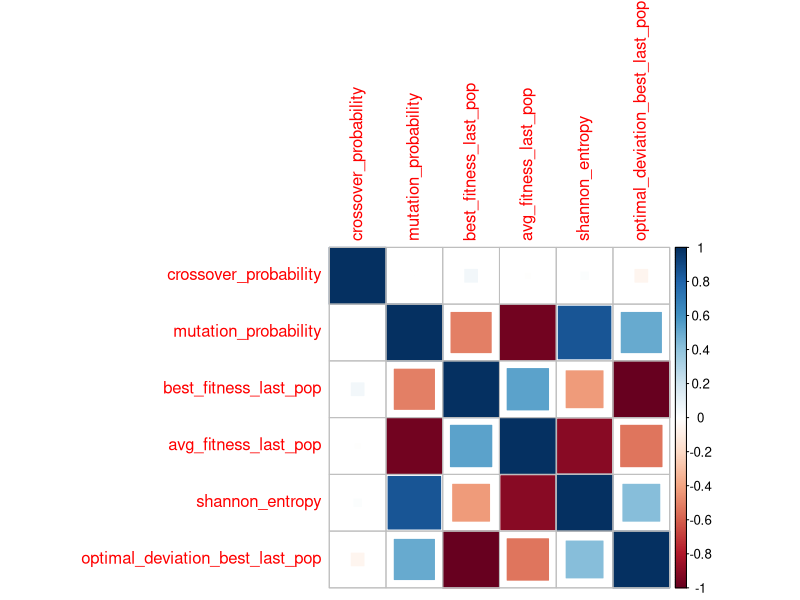
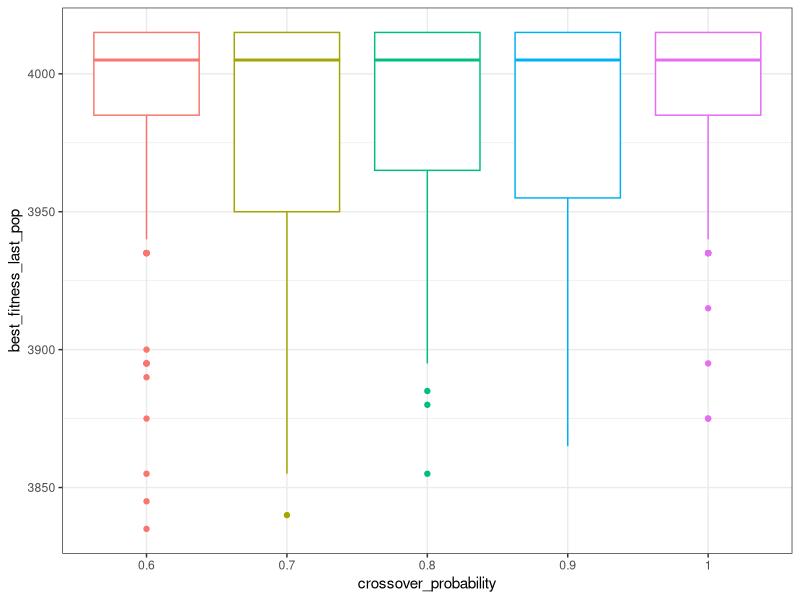
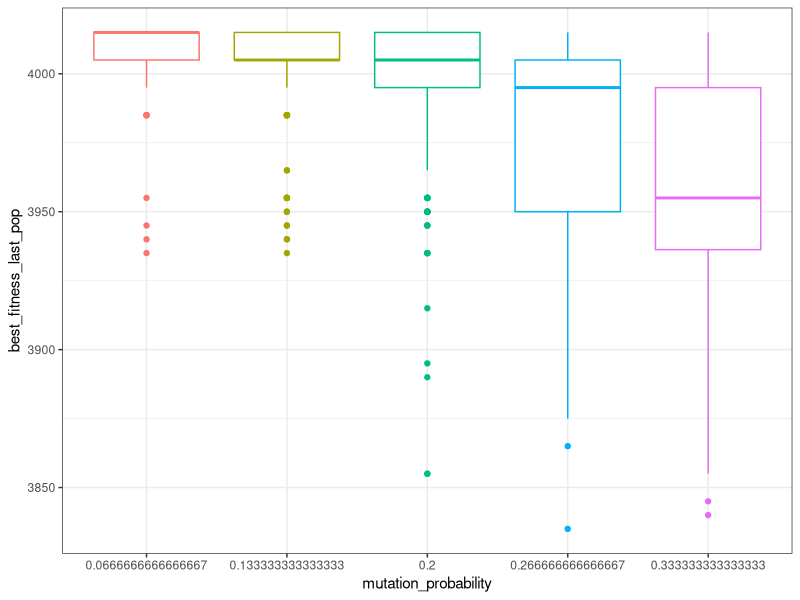
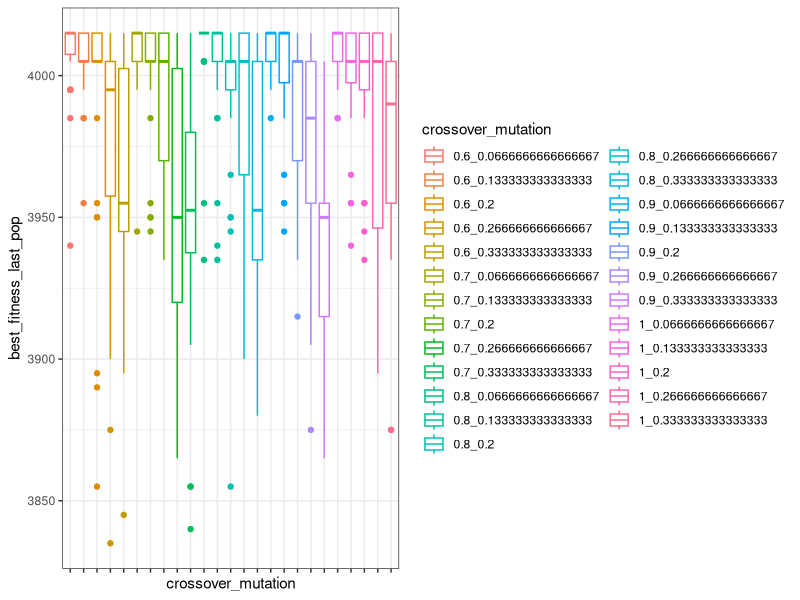
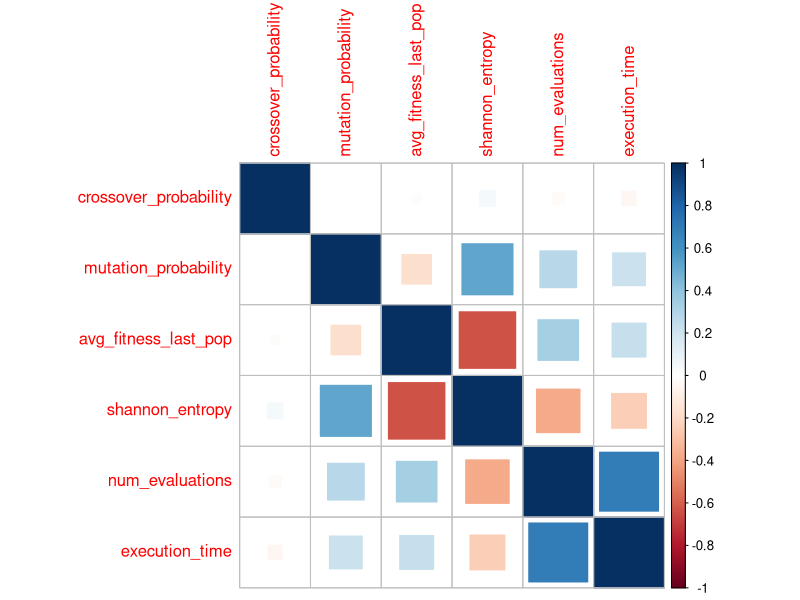
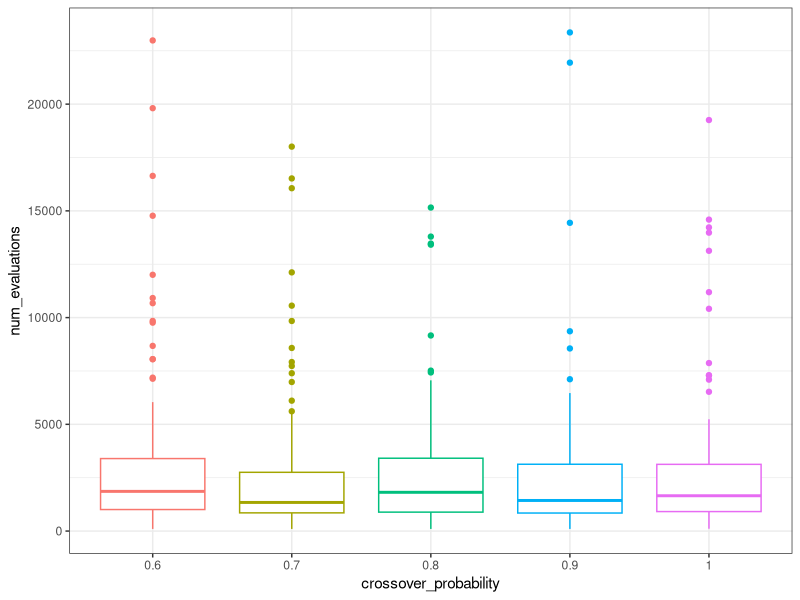
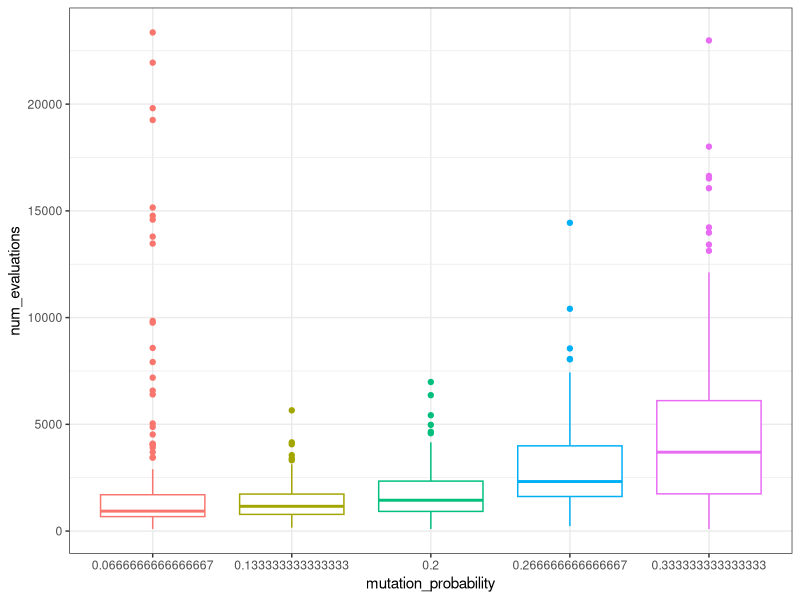
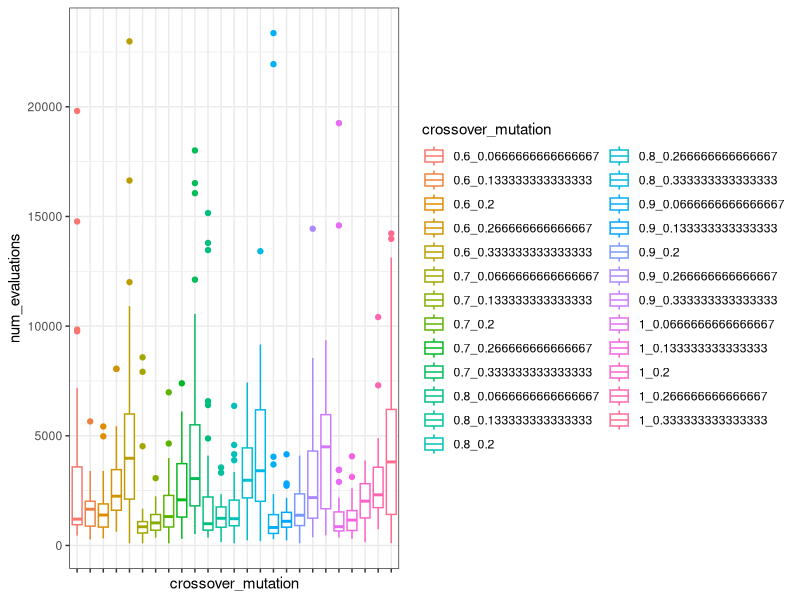

The R source for these figures, in order:
## ---- chunk 1
knitr::opts_chunk$set(echo = TRUE) #, warning = FALSE)
## ---- chunk 2
library(dplyr)
library(ggplot2)
library(corrplot)
## ---- chunk 3
df <- read.csv('./results/mknap1.csv')
head(df)
## ---- chunk 4
str(df)
## ---- chunk 5
df$search_optimal <- as.integer(as.logical(df$search_optimal))
## ---- chunk 6
df_study1 <- filter(df, search_optimal == 0)
str(df_study1)
## ---- chunk 7
df_study1_small <- filter(df_study1, problem_index == 2)
str(df_study1_small)
## ---- chunk 8
columns_to_drop <- c('problem_index', 'population_size', 'search_optimal', 'max_steps', 'optimal_fitness', 'optimal_percentage', 'num_evaluations', 'execution_time')
summary(df_study1_small[, colnames(df_study1_small) %in% columns_to_drop])
## ---- chunk 9
ComputeFitnessDeviation <- function(df) {
  df$optimal_deviation_best_last_pop <- (df$optimal_fitness - df$best_fitness_last_pop)/df$optimal_fitness
  print(summary(df$optimal_deviation_best_last_pop))
  return(df)
}
## ---- chunk 10
df_study1_small <- ComputeFitnessDeviation(df_study1_small)
## ---- chunk 11
DropColumns <- function(df, columns_to_drop) {
  df <- df[, !(colnames(df) %in% columns_to_drop)]
  print(colnames(df))
  return(df)
}
## ---- chunk 12
df_study1_small <- DropColumns(df_study1_small, columns_to_drop)
## ---- chunk 13
corr <- cor(df_study1_small)
corr
## ---- chunk 14
corrplot(corr, method = "square")
## ---- chunk 15
df_study1_small %>%
    mutate(crossover_probability = as.factor(crossover_probability)) %>%
    group_by(crossover_probability) %>%
    ggplot(mapping = aes(x = crossover_probability, y = best_fitness_last_pop, color=crossover_probability)) +
        geom_boxplot() +
        theme_bw() +
        theme(legend.position = "none")
## ---- chunk 16
df_study1_small %>%
    mutate(mutation_probability = as.factor(mutation_probability)) %>%
    group_by(mutation_probability) %>%
    ggplot(mapping = aes(x = mutation_probability, y = best_fitness_last_pop, color=mutation_probability)) +
        geom_boxplot() +
        theme_bw() +
        theme(legend.position = "none")
## ---- chunk 17
df_study1_small %>% 
  group_by(crossover_probability, mutation_probability) %>%
  mutate(crossover_mutation = paste0(crossover_probability, "_", mutation_probability)) %>%
  ggplot(mapping = aes(x = crossover_mutation, y = best_fitness_last_pop, color=crossover_mutation)) +
    geom_boxplot() +
    theme_bw() + 
    scale_x_discrete(labels = NULL)
## ---- chunk 18
df_study1_small_grouped <- df_study1_small %>% 
  mutate(crossover_mutation = paste0(crossover_probability, ",", mutation_probability)) %>%
  group_by(crossover_mutation) %>% 
  summarise(
    avg_best_fitness_last_pop = mean(best_fitness_last_pop),
    std_best_fitness_last_pop = sd(best_fitness_last_pop),
    avg_optimal_deviation_best_last_pop = mean(optimal_deviation_best_last_pop),
    .groups = 'keep'
  )
df_study1_small_grouped <- as.data.frame(df_study1_small_grouped)
df_study1_small_grouped
## ---- chunk 19
df_study1_small <- as.data.frame(df_study1_small %>% 
  mutate(crossover_mutation = paste0(crossover_probability, ",", mutation_probability)))
df_study1_small
## ---- chunk 20
for (combination in levels(as.factor(df_study1_small$crossover_mutation))) {
  print(combination)
  print(shapiro.test(
    df_study1_small[df_study1_small$crossover_mutation == combination, 'optimal_deviation_best_last_pop']))
}
## ---- chunk 21
kruskal.test(optimal_deviation_best_last_pop ~ crossover_mutation, data = df_study1_small)
## ---- chunk 22
pairwise.wilcox.test(x = df_study1_small$optimal_deviation_best_last_pop,
                     g = df_study1_small$crossover_mutation,
                     p.adjust.method = "BH",
                     paired = FALSE)
## ---- chunk 23
df_study1_small_grouped_crossover <- df_study1_small %>% 
  group_by(crossover_probability) %>% 
  summarise(
    avg_best_fitness_last_pop = mean(best_fitness_last_pop),
    std_best_fitness_last_pop = sd(best_fitness_last_pop),
    avg_optimal_deviation_best_last_pop = mean(optimal_deviation_best_last_pop),
    .groups = 'keep'
  )
df_study1_small_grouped_crossover <- as.data.frame(df_study1_small_grouped_crossover)
df_study1_small_grouped_crossover
## ---- chunk 24
df_study1_small_grouped_mutation <- df_study1_small %>% 
  group_by(mutation_probability) %>% 
  summarise(
    avg_best_fitness_last_pop = mean(best_fitness_last_pop),
    std_best_fitness_last_pop = sd(best_fitness_last_pop),
    avg_optimal_deviation_best_last_pop = mean(optimal_deviation_best_last_pop),
    .groups = 'keep'
  )
df_study1_small_grouped_mutation <- as.data.frame(df_study1_small_grouped_mutation)
df_study1_small_grouped_mutation
## ---- chunk 25
kruskal.test(optimal_deviation_best_last_pop ~ crossover_probability, data = df_study1_small)
## ---- chunk 26
kruskal.test(optimal_deviation_best_last_pop ~ mutation_probability, data = df_study1_small)
## ---- chunk 27
pairwise.wilcox.test(x = df_study1_small$optimal_deviation_best_last_pop,
                     g = df_study1_small$mutation_probability,
                     p.adjust.method = "BH",
                     paired = FALSE)
## ---- chunk 28
df_study2 <- filter(df, search_optimal == 1)
str(df_study2)
## ---- chunk 29
df_study2_small <- filter(df_study2, problem_index == 2)
str(df_study2_small)
## ---- chunk 30
columns_to_drop <- c('problem_index', 'population_size', 'search_optimal', 'max_steps', 'optimal_fitness', 'optimal_percentage', 'best_fitness_last_pop')
summary(df_study2_small[, colnames(df_study2_small) %in% columns_to_drop])
## ---- chunk 31
df_study2_small <- DropColumns(df_study2_small, columns_to_drop)
## ---- chunk 32
corr <- cor(df_study2_small)
corr
## ---- chunk 33
corrplot(corr, method = "square")
## ---- chunk 34
df_study2_small %>%
    mutate(crossover_probability = as.factor(crossover_probability)) %>%
    group_by(crossover_probability) %>%
    ggplot(mapping = aes(x = crossover_probability, y = num_evaluations, color=crossover_probability)) +
        geom_boxplot() +
        theme_bw() +
        theme(legend.position = "none")
## ---- chunk 35
df_study2_small %>%
    mutate(mutation_probability = as.factor(mutation_probability)) %>%
    group_by(mutation_probability) %>%
    ggplot(mapping = aes(x = mutation_probability, y = num_evaluations, color=mutation_probability)) +
        geom_boxplot() +
        theme_bw() +
        theme(legend.position = "none")
## ---- chunk 36
df_study2_small %>% 
  group_by(crossover_probability, mutation_probability) %>%
  mutate(crossover_mutation = paste0(crossover_probability, "_", mutation_probability)) %>%
  ggplot(mapping = aes(x = crossover_mutation, y = num_evaluations, color=crossover_mutation)) +
    geom_boxplot() +
    theme_bw() + 
    scale_x_discrete(labels = NULL)
## ---- chunk 37
df_study2_small_grouped <- df_study2_small %>% 
  mutate(crossover_mutation = paste0(crossover_probability, ",", mutation_probability)) %>%
  group_by(crossover_mutation) %>% 
  summarise(
    avg_num_evaluations = mean(num_evaluations),
    std_num_evaluations = sd(num_evaluations),
    .groups = 'keep'
  )
df_study2_small_grouped <- as.data.frame(df_study2_small_grouped)
df_study2_small_grouped
## ---- chunk 38
df_study2_small <- as.data.frame(df_study2_small %>% 
  mutate(crossover_mutation = paste0(crossover_probability, ",", mutation_probability)))
df_study2_small
## ---- chunk 39
for (combination in levels(as.factor(df_study2_small$crossover_mutation))) {
  print(combination)
  print(shapiro.test(
    df_study2_small[df_study2_small$crossover_mutation == combination, 'num_evaluations']))
}
## ---- chunk 40
kruskal.test(num_evaluations ~ crossover_mutation, data = df_study2_small)
## ---- chunk 41
pairwise.wilcox.test(x = df_study2_small$num_evaluations,
                     g = df_study2_small$crossover_mutation,
                     p.adjust.method = "BH",
                     paired = FALSE)
## ---- chunk 42
df_study2_small_grouped_crossover <- df_study2_small %>% 
  group_by(crossover_probability) %>% 
  summarise(
    avg_num_evaluations = mean(num_evaluations),
    std_num_evaluations = sd(num_evaluations),
    .groups = 'keep'
  )
df_study2_small_grouped_crossover <- as.data.frame(df_study2_small_grouped_crossover)
df_study2_small_grouped_crossover
## ---- chunk 43
df_study2_small_grouped_mutation <- df_study2_small %>% 
  group_by(mutation_probability) %>% 
  summarise(
    avg_num_evaluations = mean(num_evaluations),
    std_num_evaluations = sd(num_evaluations),
    .groups = 'keep'
  )
df_study2_small_grouped_mutation <- as.data.frame(df_study2_small_grouped_mutation)
df_study2_small_grouped_mutation
## ---- chunk 44
kruskal.test(num_evaluations ~ crossover_probability, data = df_study2_small)
## ---- chunk 45
kruskal.test(num_evaluations ~ mutation_probability, data = df_study2_small)
## ---- chunk 46
pairwise.wilcox.test(x = df_study2_small$num_evaluations,
                     g = df_study2_small$mutation_probability,
                     p.adjust.method = "BH",
                     paired = FALSE)
